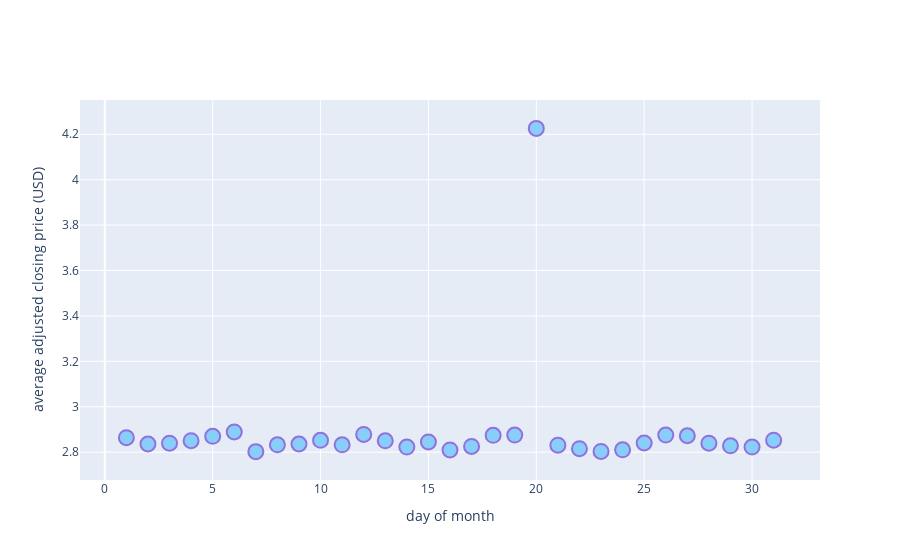

Notebook code for this chart:
### Code cell
# Compute the average price for each day of month
avg_price_day = df.groupby("day").agg({'adj_close': 'mean'}).reset_index()

# Plot 
data = [go.Scatter(
            x = avg_price_day['day'],
            y = avg_price_day['adj_close'],
            mode = 'markers',
            marker=dict(
                color='LightSkyBlue',
                size=15,
                line=dict(
                color='MediumPurple',
                width=2
                ))
        )]

layout = dict(xaxis = dict(title = 'day of month'),
              yaxis = dict(title = 'average adjusted closing price (USD)'))

fig = dict(data=data, layout=layout)
py.iplot(fig, filename='ForexPricePrediction_v6d_avg_price_dayofmonth')

### Figure 1 — Plotly figure (JSON) as saved in the notebook; plotly's stock layout.template omitted (floating-point values rounded to 4 significant figures)
{"data": [{"marker": {"color": "LightSkyBlue", "line": {"color": "MediumPurple", "width": 2}, "size": 15}, "mode": "markers", "type": "scatter", "x": [1, 2, 3, 4, 5, 6, 7, 8, 9, 10, 11, 12, 13, 14, 15, 16, 17, 18, 19, 20, 21, 22, 23, 24, 25, 26, 27, 28, 29, 30, 31], "y": [2.864, 2.836, 2.839, 2.85, 2.87, 2.889, 2.802, 2.832, 2.836, 2.852, 2.832, 2.878, 2.85, 2.822, 2.845, 2.81, 2.825, 2.874, 2.875, 4.226, 2.831, 2.815, 2.803, 2.81, 2.84, 2.875, 2.872, 2.839, 2.828, 2.822, 2.853]}], "layout": {"xaxis": {"title": {"text": "day of month"}}, "yaxis": {"title": {"text": "average adjusted closing price (USD)"}}}}
